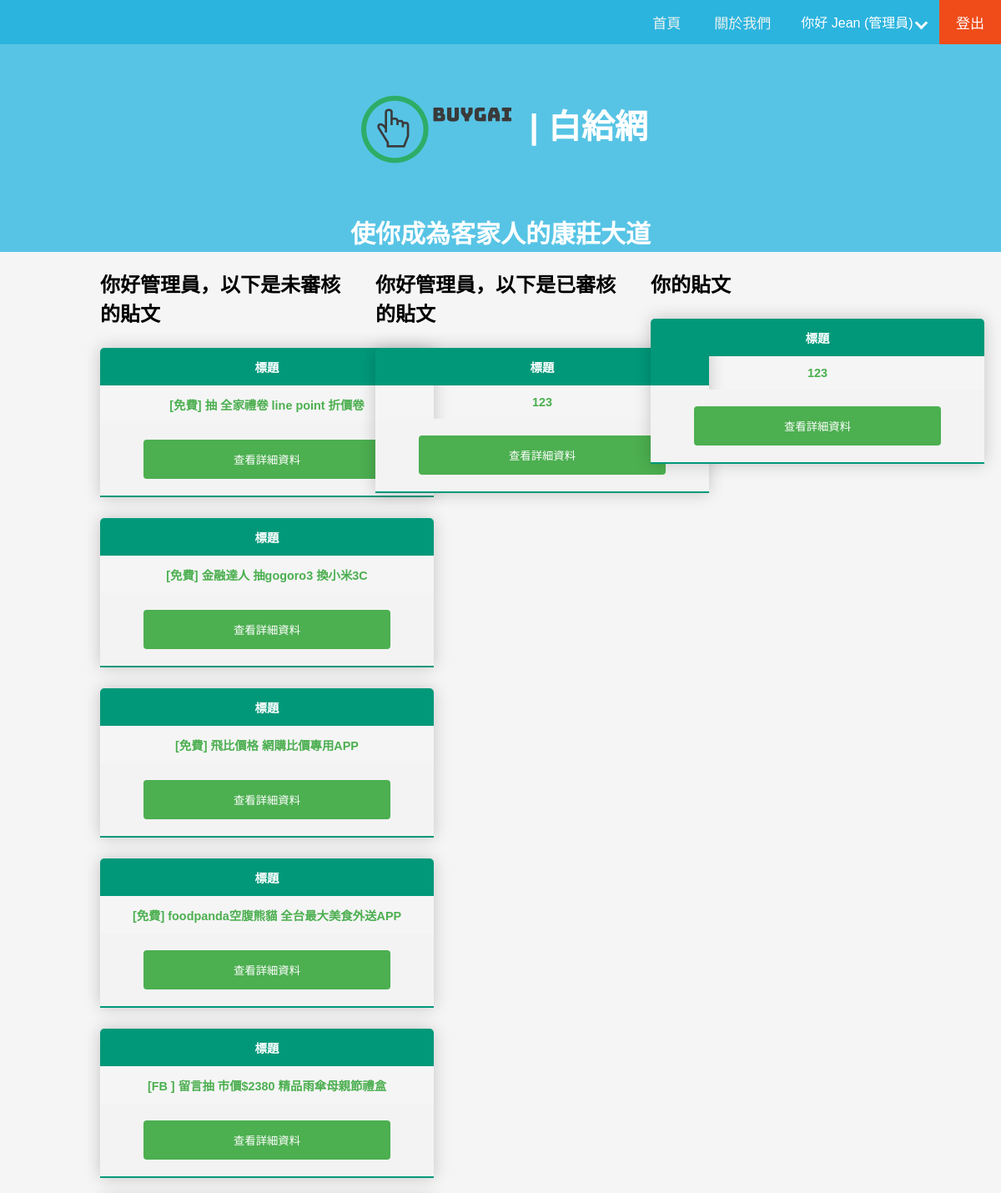
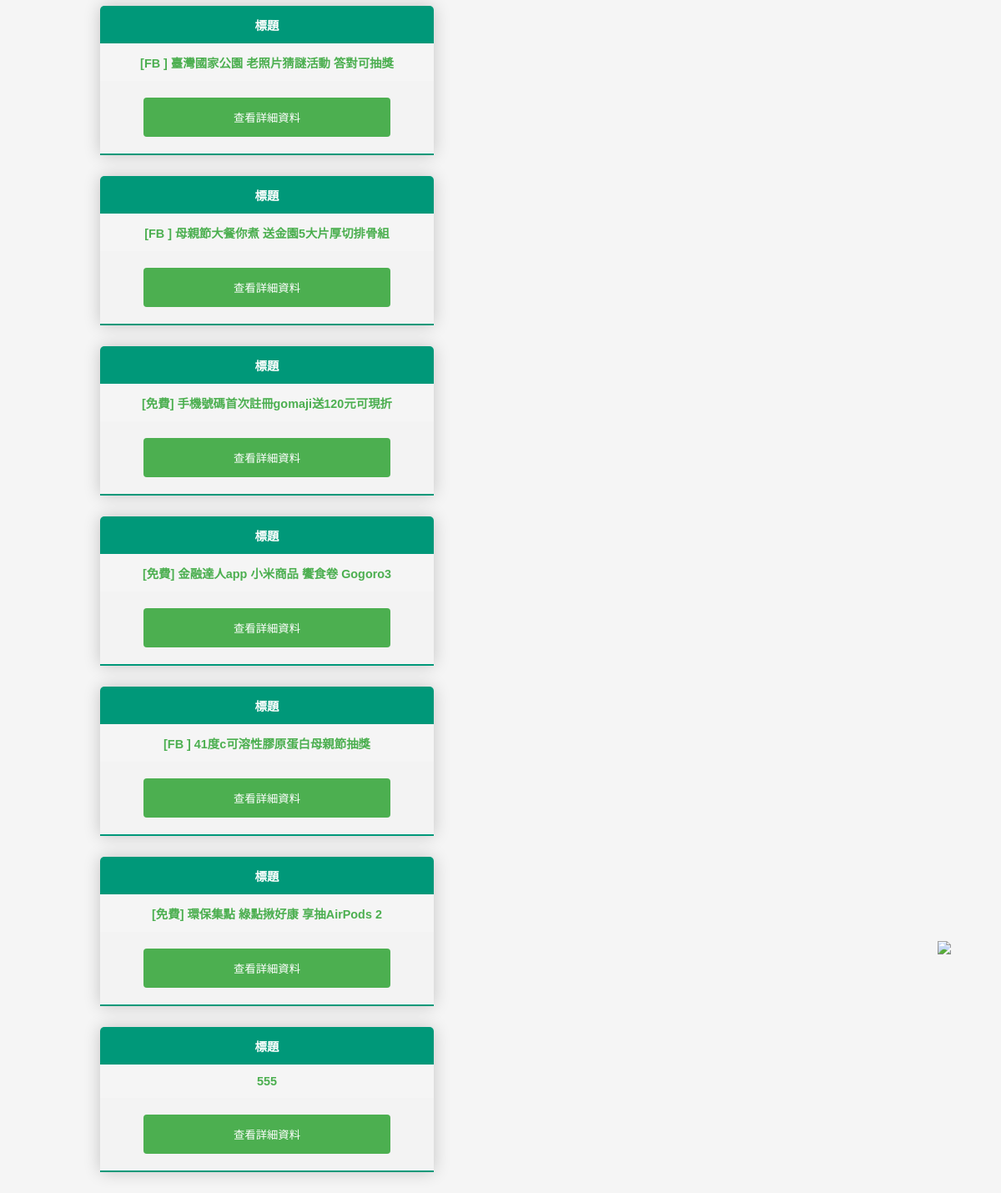
Page /index.php (signed in) on the committed database (2 pictures, top to bottom).
### tables this page shows
CREATE TABLE `users` (
  `id` int(11) NOT NULL,
  `username` varchar(50) NOT NULL,
  `name` text NOT NULL,
  `password` varchar(50) NOT NULL,
  `email` varchar(100) NOT NULL,
  `permission` varchar(10) NOT NULL DEFAULT '一般會員'
);

CREATE TABLE `post_event_confirm_data` (
  `id` int(20) NOT NULL,
  `title` char(40) NOT NULL,
  `descript` varchar(500) DEFAULT NULL,
  `organizer` char(20) NOT NULL DEFAULT '未確認',
  `start_daily` char(20) DEFAULT NULL,
  `end_daily` char(20) DEFAULT NULL,
  `original_web` varchar(200) NOT NULL DEFAULT '未確認',
  `post_member` varchar(50) NOT NULL DEFAULT '未確認',
  `post_member_id` int(11) NOT NULL,
  `post_daily` date DEFAULT NULL,
  `is_confirm` tinytext NOT NULL,
  `winner` varchar(50) NOT NULL DEFAULT '未確認'
);

### DataBaseVar.php (called while the page is built)
<?php
$host = 'localhost';
$username = 'root';
$password = '';
$database = 'byegay';
?>

### DatabaseObject.php (called while the page is built, shortened)
<?php
class DatabaseObject
{
    private $con;
    public function __construct($host, $username, $password, $database)
    {
        $this->con = mysqli_connect($host, $username, $password, $database, 3306);
    }
    public function query($query)
    {
        $result = mysqli_query($this->con, $query) or $this->error($query . '/' . mysqli_error($this->con));
        return $result;
    }
    public function fetch($result){
        return mysqli_fetch_assoc($result);
    }
    public function num_rows($result)
    {
        return mysqli_num_rows($result);
    }
}

### event_show.php (the view, shortened to what this page needs)
<link rel="stylesheet" href="css/layout.css">
<?php
    if (isset($_SESSION['user_id'])) {
        $user_id = $_SESSION['user_id'];
        $result = $database->query("SELECT `id`, `permission` FROM `users` WHERE `id` = '$user_id' LIMIT 1");
        $user = $database->fetch($result);
        if ($user['permission'] == "管理員") {
            $notConfirm_result = $database->query("SELECT * FROM `post_event_confirm_data` WHERE is_confirm = 0");
            $confirm_result = $database->query("SELECT * FROM `post_event_confirm_data` WHERE is_confirm = 1");
            $member_post_result = $database->query("SELECT * FROM `post_event_confirm_data` WHERE `post_member_id` = '{$user_id}' LIMIT 1");
            echo "<div class='all-container'><div class='notconfirm-container'><a class='unconfirm-a'><h2>你好管理員，以下是未審核的貼文</h2></a>";
            try {
                if ($database->num_rows($notConfirm_result) == 0) {
                    echo "<br><a>opps! 沒有資料!</a>";
                } else {
                    while ($notConfirmdata = $database->fetch($notConfirm_result)){
                        echo "<div class='post-notconfirm'>
                            <table class='unconfirm-content-table'>
                                <thead>
                                    <tr>
                                        <th>標題</th>
                                    </tr>
                                </thead>
                                <tbody>
                                    <tr class='active-row'>
                                        <td>{$notConfirmdata['title']}</td>
                                    </tr>
                                    <tr class='active-row'>
                                        <td>
                                            <form class='form-signup' action='./detail.php#{$notConfirmdata['id']}' method='post'>
                                                <input type='hidden' name='postid' value='{$notConfirmdata['id']}'>
                                                <input class='detail-submit' type='submit' name='detail-submit' value='查看詳細資料'><br>
                                            </form>
                                        </td>
                                    </tr>
                                </tbody>
                            </table>
                        </div>";
                    }
                }
                echo "</div>";
            } catch (Exception $e) {
                echo $e->getMessage();
            }
            echo "<div class='confirm-container'><a class='confirm-a'><h2>你好管理員，以下是已審核的貼文</h2></a>";
            try {
                if ($database->num_rows($confirm_result) == 0) {
                    echo "<br><a>opps! 沒有資料!</a>";
                } else {
                    while ($confirmdata = $database->fetch($confirm_result)){
                        echo "<div class='post-confirm'>
                            <table class='confirm-content-table'>
                                <thead>
                                    <tr>
                                        <th>標題</th>
                                    </tr>
                                </thead>
                                <tbody>
                                    <tr class='active-row'>
                                        <td>{$confirmdata['title']}</td>
                                    </tr>
                                    <tr class='active-row'>
                                        <td>
                                            <form class='form-signup' action='./detail.php#{$confirmdata['id']}' method='post'>
                                                <input type='hidden' name='postid' value='{$confirmdata['id']}'>
                                                <input class='detail-submit' type='submit' name='detail-submit' value='查看詳細資料'><br>
                                            </form>
                                        </td>
                                    </tr>
                                </tbody>
                            </table>
                        </div>
                    ";
                    }
                }
                echo "</div></div>";
            } catch (Exception $e) {
                echo $e->getMessage();
            }
            echo "<div class='member-container'><a class='confirm-a'><h2>你的貼文</h2></a>";
            try {
                if ($database->num_rows($member_post_result) == 0) {
                    echo "<br><a>opps! 沒有資料!</a>";
                } else {
                    while ($postMemberData = $database->fetch($member_post_result)){
                        echo "<div class='post-confirm'>
                            <table class='member-content-table'>
                                <thead>
                                    <tr>
                                        <th>標題</th>
                                    </tr>
                                </thead>
                                <tbody>
                                    <tr class='active-row'>
                                        <td>{$postMemberData['title']}</td>
                                    </tr>
                                    <tr class='active-row'>
                                        <td>
                                            <form class='form-signup' action='./detail.php#{$postMemberData['id']}' method='post'>
                                                <input type='hidden' name='postid' value='{$postMemberData['id']}'>
                                                <input class='detail-submit' type='submit' name='detail-submit' value='查看詳細資料'><br>
                                            </form>
                                        </td>
                                    </tr>
                                </tbody>
                            </table>
                        </div>
                    ";
                    }
                }
                echo "</div></div>";
            } catch (Exception $e) {
                echo $e->getMessage();
            }
        }
    }
?>

### includes/header.php (shortened to what this page needs)
<!DOCTYPE html>
<html lang="en">
<head>
    <link rel="stylesheet" href="css/layout.css">
</head>
<body>
    <div class="topnav">
        <?php
            if (isset($_SESSION['user_id'])) {
                $user_id = $_SESSION['user_id'];
                $result = $database->query("SELECT `id`, `username`, `name`, `permission` FROM `users` WHERE `id` = '$user_id' LIMIT 1");
                try {
                    if ($database->num_rows($result) == 0){
                        throw new Exception('此帳號不存在，發生錯誤');
                    }else{
                        $user = $database->fetch($result);
                    }
                }catch (Exception $e){
                    echo $e->getMessage();
                }
                if ($user['permission'] != "管理員") {
                    echo "
                    <div class='js-logout'>
                        <a class='logout' href='logout.php?logstate=logout'>登出
                        </a>
                    </div>
                    <div class='dropdown'>
                        <button class='dropbtn'>你好 {$user['name']} ({$user['permission']})
                        <i class='arrow down'></i>
                        </button>
                        <div class='dropdown-content'>
                            <a href='profile.php'>個人資訊</a>
                            <a href='account_manage.php'>帳號管理</a>
                        </div>
                    </div>
                    ";
                }else {
                    echo "
                    <div class='js-logout'>
                        <a class='logout' href='logout.php?logstate=logout'>登出
                        </a>
                    </div>
                    <div class='dropdown'>
                        <button class='dropbtn'>你好 {$user['name']} ({$user['permission']})
                         <i class='arrow down'></i>
                        </button>
                        <div class='dropdown-content'>
                            <a href='profile.php'>個人資訊</a>
                            <a href='account_manage.php'>帳號管理</a>
                            <a href='admin_manage.php'>管理員審核</a>
                        </div>
                    </div>
                    ";
                }
            } else {
                echo
                "<div class='js-login'><a class='login' href='login.php'>登入</a></div>
                <div class='js-register'><a class='register' href='register.php'>註冊</a></div>";
            }
        ?>
        <div class="js-about"><a href="about.php">關於我們</a></div>
        <div class="js-index"><a href="index.php">首頁</a></div>
    </div>
    <div class="header">
        <img class="imgMiddle" src="img/logo.png"> | 白給網 <br>
        <a>使你成為客家人的康莊大道</a>
    </div>
</body>
</html>

### css/layout.css (style rules this page uses)
body { margin: 0; font-family: Arial, Helvetica, sans-serif; background-color: #F5F5F5; }
.header { padding: 2px; text-align: center; background: #57C4E5; color: white; font-size: 40px; font-weight: bolder; }
.header a { font-size: 30px; }
.imgMiddle { vertical-align:middle; }
* { box-sizing: border-box }
.topnav { overflow: hidden; background-color: #2BB4DE; }
.topnav a { float: right; display: block; color: #EDF2EF; text-align: center; padding: 14px 20px; text-decoration: none; font-size: 17px; }
.dropdown { float: right; overflow: hidden; }
.dropdown .dropbtn { font-size: 16px; border: none; outline: none; color: white; padding: 14px 16px; background-color: inherit; font-family: inherit; margin: 0; }
.topnav a.logout { background-color: #EF4C1A; color: white; }
input[type=submit] { width: 80%; background-color: #4caf50; color: white; padding: 14px 20px; margin: 8px 0; border: none; border-radius: 4px; cursor: pointer; }
.notconfirm-container { position: absolute; left: 10%; width: 25%; float: left; font-weight: bolder; }
.confirm-container { width: 25%; float: left; position: absolute; left: 37.5%; }
.member-container { width: 25%; float: left; position: absolute; right: 10%; }
.unconfirm-content-table , .confirm-content-table, .member-content-table { border-collapse: collapse; margin: 25px 0; font-size: 0.9em; min-width: 400px; border-radius: 5px 5px 0 0; overflow: hidden; box-shadow: 0 0 20px rgba(0,0,0,0.2); text-align: center; table-layout: fixed; width: 20%; }
.unconfirm-content-table thead tr, .confirm-content-table thead tr , .member-content-table thead tr { background-color: #009879; color: #FFFFFF; font-weight: bold; }
.unconfirm-content-table th, .unconfirm-content-table td, .confirm-content-table th, .confirm-content-table td, .member-content-table th, .member-content-table td { padding: 12px 15px; }
.unconfirm-content-table tbody , .confirm-content-table tbody, .member-content-table tbody { border-bottom: 1px solid #dddddd; }
.unconfirm-content-table tbody tr:nth-of-type(even), .confirm-content-table tbody tr:nth-of-type(even), .member-content-table tbody tr:nth-of-type(even) { background-color: #f3f3f3; }
.unconfirm-content-table tbody tr:last-of-type, .confirm-content-table tbody tr:last-of-type, .member-content-table tbody tr:last-of-type { border-bottom: 2px solid #009879; }
.unconfirm-content-table tbody tr.active-row, .confirm-content-table tbody tr.active-row, .member-content-table tbody tr.active-row { font-weight: bold; color: #4caf50; }
.arrow { border: solid white; border-width: 0 3px 3px 0; display: inline-block; padding: 4px; }
.down { transform: rotate(45deg); -webkit-transform: rotate(45deg); }

### rows in the picture
users: name "Jean", permission "管理員"
post_event_confirm_data: title "[免費] 抽 全家禮卷 line point 折價卷"
post_event_confirm_data: title "[免費] 金融達人 抽gogoro3 換小米3C"
post_event_confirm_data: title "[免費] 飛比價格 網購比價專用APP"
post_event_confirm_data: title "[免費] foodpanda空腹熊貓 全台最大美食外送APP"
post_event_confirm_data: title "[FB ] 留言抽 市價$2380 精品雨傘母親節禮盒"
post_event_confirm_data: title "[FB ] 臺灣國家公園 老照片猜謎活動 答對可抽獎"
post_event_confirm_data: title "[FB ] 母親節大餐你煮 送金園5大片厚切排骨組"
post_event_confirm_data: title "[免費] 手機號碼首次註冊gomaji送120元可現折"
post_event_confirm_data: title "[免費] 金融達人app 小米商品 饗食卷 Gogoro3"
post_event_confirm_data: title "[FB ] 41度c可溶性膠原蛋白母親節抽獎"
post_event_confirm_data: title "[免費] 環保集點 綠點揪好康 享抽AirPods 2"
post_event_confirm_data: title "555"
post_event_confirm_data: title "123"
